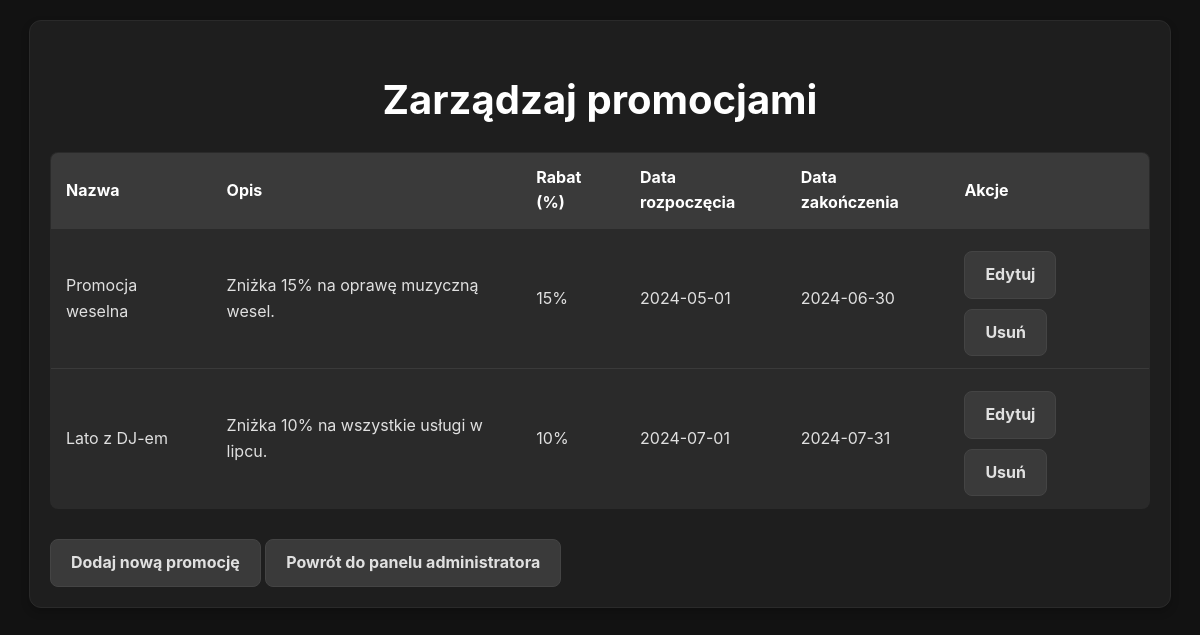
Page /admin_promo.php (signed in) on the committed database.
### tables this page shows
CREATE TABLE `promocje` (
  `id_promocji` int(11) NOT NULL,
  `nazwa` varchar(255) DEFAULT NULL COMMENT 'Nazwa promocji, np. Zniżka na konserwację',
  `opis` varchar(255) DEFAULT NULL COMMENT 'Opis promocji',
  `rabat` float DEFAULT NULL COMMENT 'Wartość rabatu w procentach, np. 10 dla 10%',
  `data_rozpoczecia` date DEFAULT NULL COMMENT 'Data rozpoczęcia promocji',
  `data_zakonczenia` date DEFAULT NULL COMMENT 'Data zakończenia promocji'
);

### admin_promo.php (the view, shortened to what this page needs)
<?php
include 'config.php';
$stmt = $pdo->query("SELECT id_promocji, nazwa, opis, rabat, data_rozpoczecia, data_zakonczenia FROM promocje");
$promotions = $stmt->fetchAll(PDO::FETCH_ASSOC);
?>
<!DOCTYPE html>
<html lang="pl">
<head>
    <link rel="stylesheet" href="style.css">
</head>
<body>
    <div class="container">
        <h1>Zarządzaj promocjami</h1>
        <?php if (empty($promotions)): ?>
            <p>Brak promocji do wyświetlenia.</p>
        <?php else: ?>
            <table>
                <thead>
                    <tr>
                        <th>Nazwa</th>
                        <th>Opis</th>
                        <th>Rabat (%)</th>
                        <th>Data rozpoczęcia</th>
                        <th>Data zakończenia</th>
                        <th>Akcje</th>
                    </tr>
                </thead>
                <tbody>
                    <?php foreach ($promotions as $promotion): ?>
                        <tr>
                            <td><?= htmlspecialchars($promotion['nazwa']) ?></td>
                            <td><?= htmlspecialchars($promotion['opis']) ?></td>
                            <td><?= htmlspecialchars($promotion['rabat']) ?>%</td>
                            <td><?= htmlspecialchars($promotion['data_rozpoczecia']) ?></td>
                            <td><?= htmlspecialchars($promotion['data_zakonczenia']) ?></td>
                            <td>
                                <a href="admin_edit_promo.php?id_promocji=<?= $promotion['id_promocji'] ?>" class="button">Edytuj</a>
                                <a href="admin_delete_promo.php?id_promocji=<?= $promotion['id_promocji'] ?>" class="button" onclick="return confirm('Czy na pewno chcesz usunąć tę promocję?');">Usuń</a>
                            </td>
                        </tr>
                    <?php endforeach; ?>
                </tbody>
            </table>
        <?php endif; ?>
        <a href="admin_add_promo.php" class="button">Dodaj nową promocję</a>
        <a href="admin_panel.php" class="button">Powrót do panelu administratora</a>
    </div>
</body>
</html>

### style.css (style rules this page uses)
body { font-family: 'Inter', sans-serif; background: #121212; color: #e0e0e0; margin: 0; padding: 0; line-height: 1.6; }
.container { max-width: 1100px; margin: 20px auto; padding: 20px; background: #1e1e1e; border: 1px solid #2a2a2a; border-radius: 12px; box-shadow: 0 4px 8px rgba(0, 0, 0, 0.2); }
h1, h2, h3 { color: #ffffff; font-weight: 700; margin-bottom: 20px; text-align: center; }
h1 { font-size: 2.5rem; }
.button { display: inline-block; padding: 10px 20px; background: #3a3a3a; color: #e0e0e0; font-size: 1rem; font-weight: bold; text-decoration: none; border-radius: 8px; border: 1px solid #444; margin-top: 10px; transition: background 0.3s ease, transform 0.2s ease; }
table { width: 100%; border-collapse: collapse; margin: 20px 0; background: #2a2a2a; border: 1px solid #3a3a3a; border-radius: 8px; overflow: hidden; }
table th, table td { padding: 12px 15px; text-align: left; color: #e0e0e0; border-bottom: 1px solid #3a3a3a; }
table th { background: #3a3a3a; color: #ffffff; font-weight: bold; }

### rows in the picture
promocje: nazwa "Promocja weselna", opis "Zniżka 15% na oprawę muzyczną wesel.", rabat "15", data_rozpoczecia "2024-05-01", data_zakonczenia "2024-06-30"
promocje: nazwa "Lato z DJ-em", opis "Zniżka 10% na wszystkie usługi w lipcu.", rabat "10", data_rozpoczecia "2024-07-01", data_zakonczenia "2024-07-31"
